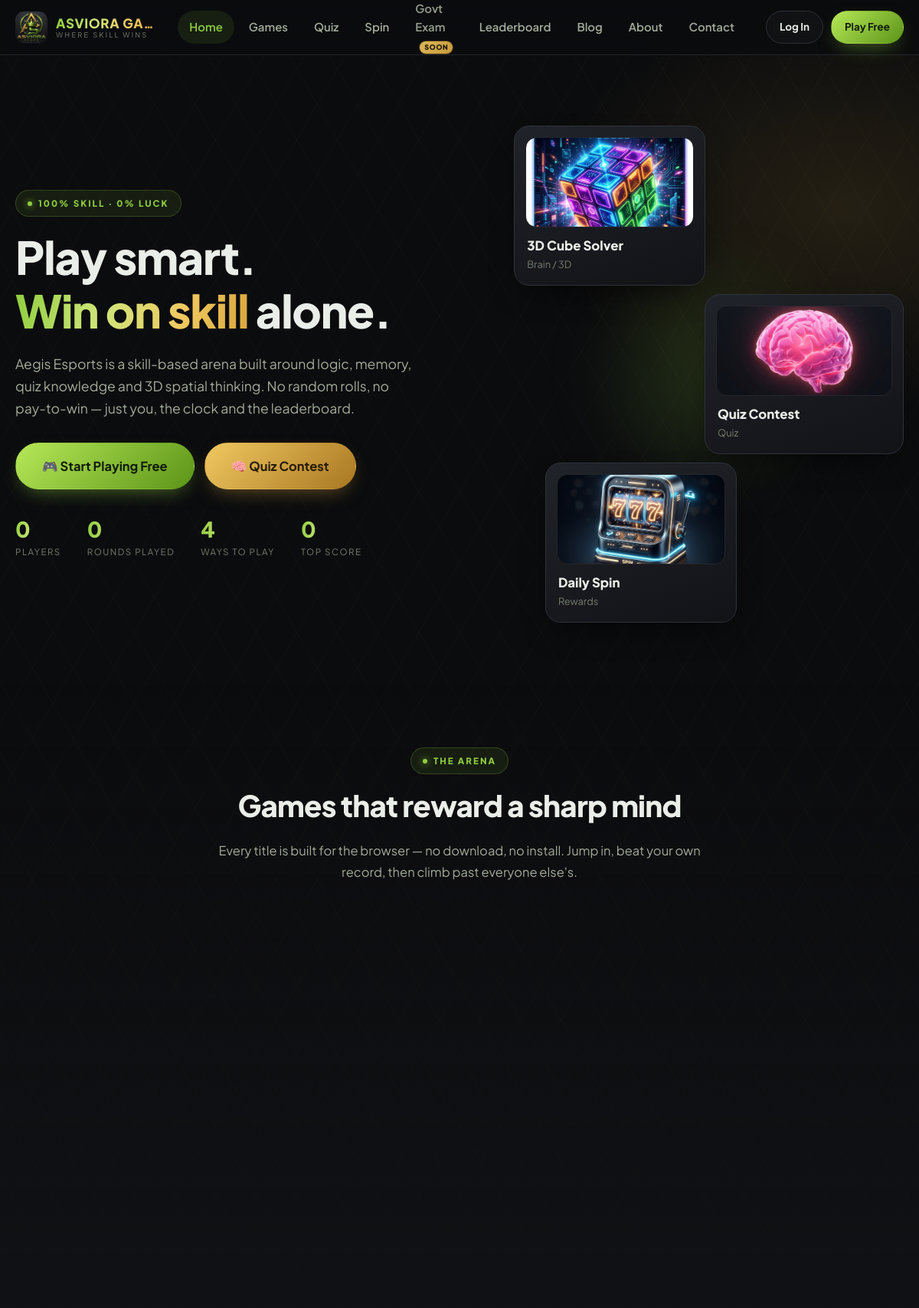
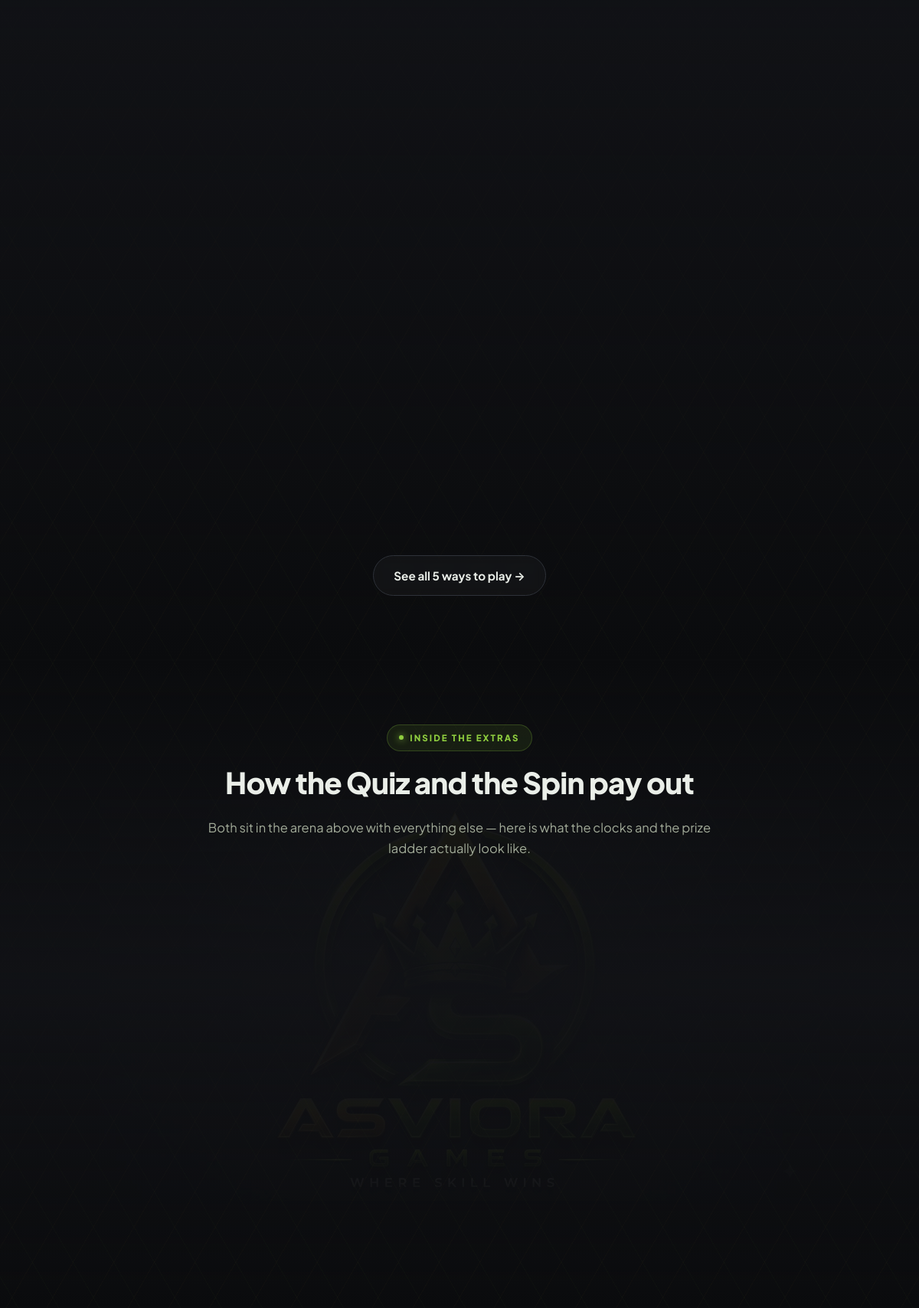
The page / (upper part) on the database its author committed (2 pictures, top to bottom).
### tables this page shows
CREATE TABLE `games` (
  `id`            INT UNSIGNED NOT NULL AUTO_INCREMENT,
  `slug`          VARCHAR(60)  NOT NULL,
  `title`         VARCHAR(120) NOT NULL,
  `tagline`       VARCHAR(180) DEFAULT NULL,
  `description`   TEXT,
  `category`      VARCHAR(60)  NOT NULL DEFAULT 'Puzzle',
  `path`          VARCHAR(200) NOT NULL COMMENT 'relative folder of the HTML5 game',
  `thumbnail`     VARCHAR(255) DEFAULT NULL,
  `icon`          VARCHAR(20)  DEFAULT NULL COMMENT 'emoji / short glyph',
  `entry_coins`   INT          NOT NULL DEFAULT 0,
  `reward_coins`  INT          NOT NULL DEFAULT 50,
  `score_order`   ENUM('desc','asc') NOT NULL DEFAULT 'desc'
                  COMMENT 'desc = higher is better, asc = lower (time) is better',
  `is_active`     TINYINT(1)   NOT NULL DEFAULT 1,
  `is_featured`   TINYINT(1)   NOT NULL DEFAULT 0,
  `sort_order`    INT          NOT NULL DEFAULT 0,
  `plays`         INT UNSIGNED NOT NULL DEFAULT 0,
  `created_at`    TIMESTAMP    NOT NULL DEFAULT CURRENT_TIMESTAMP,
  PRIMARY KEY (`id`),
  UNIQUE KEY `uq_game_slug` (`slug`),
  KEY `idx_game_active` (`is_active`)
);

### index.php (the view, shortened to what the rows shown need)
<?php
require_once __DIR__ . '/config/config.php';
$arena   = arena_items();
$quizOn = quiz_on();
$spinOn = spin_on();
require __DIR__ . '/includes/header.php';
?>
<section class="hero">
  <div class="container hero-grid">
    <div>
      <h1 class="reveal in">
        Play smart.<br>
        <span class="gradient-text">Win on skill</span>&nbsp;alone.
      </h1>
    </div>
    <div class="hero-visual">
      <?php
        $lead   = array_values(array_filter($arena, fn($i) => $i['kind'] !== 'game'));
        $plain  = array_values(array_filter($arena, fn($i) => $i['kind'] === 'game'));
        $tiles  = array_slice(array_merge(array_slice($plain, 0, 1), $lead, array_slice($plain, 1)), 0, 3);
        $pos    = ['fc-1', 'fc-2', 'fc-3'];
        foreach ($tiles as $n => $t):
      ?>
        <a href="<?= e($t['play_url']) ?>" class="float-card <?= $pos[$n] ?>">
          <div class="fc-thumb">
            <?php if ($t['thumb']): ?>
              <img src="<?= e($t['thumb']) ?>" alt="<?= e($t['title']) ?>">
            <?php else: ?>
              <span class="fc-icon"><?= $t['icon'] ?></span>
            <?php endif; ?>
          </div>
          <div class="fc-title"><?= e($t['title']) ?></div>
          <div class="fc-meta"><?= e($t['category']) ?></div>
        </a>
      <?php endforeach; ?>
    </div>
  </div>
</section>
<section class="section section-tint" id="games">
  <div class="container">
    <div class="head center">
      <h2>Games that reward a sharp mind</h2>
    </div>
  </div>
</section>
<?php if ($quizOn || $spinOn): ?>
<section class="section section-tint">
  <div class="container">
    <div class="head center">
      <h2>How the Quiz and the Spin pay out</h2>
    </div>
  </div>
</section>
<?php endif; ?>
<?php require __DIR__ . '/includes/footer.php'; ?>

### rows shown on the page
games: shows a picture, title "3D Cube Solver", category "Brain / 3D"

### other values the page prints
$site "ASVIORA GA…"
$slogan "WHERE SKILL WINS"
$label "Home"
$label "Games"
$label "Quiz"
$label "Spin"
$label "Govt Exam"
$label "Leaderboard"
$label "Blog"
$label "About"
$label "Contact"
setting('site_name', 'Aegis Esports') "Aegis Esports"
$t['title'] "Quiz Contest"
$t['category'] "Quiz"
$t['title'] "Daily Spin"
